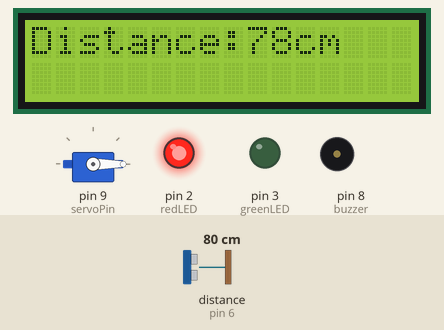
Bench run of a sketch on a simulated Arduino Uno, built with avr-gcc and run on an emulated ATmega328P. Parts: servo, 16×2 character LCD, output pins drawn as LEDs (lit = HIGH), buzzer (waves = sounding). Wiring (inferred from the names in the program): ultrasonic range finder: trigger pin 7; echo pin 6. Inputs (shaded band) come from the test bench; at power-on: distance to the obstacle (sensor on pin 6) 80 cm. The echo pulse lasts 58.3 µs per cm; pins used as bus, display or sensor lines are not drawn.

Above: at 3.2 s.
3.3 s: distance to the obstacle (sensor on pin 6) set to 40 cm
At 4.0 s:
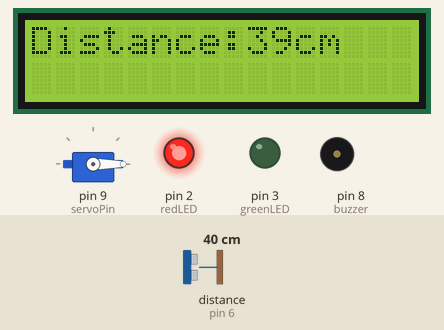
4.9 s: distance to the obstacle (sensor on pin 6) set to 33 cm
At 6.4 s:
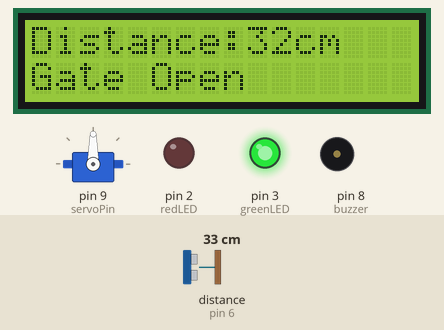
6.7 s: distance to the obstacle (sensor on pin 6) set to 47 cm
At 8.0 s:
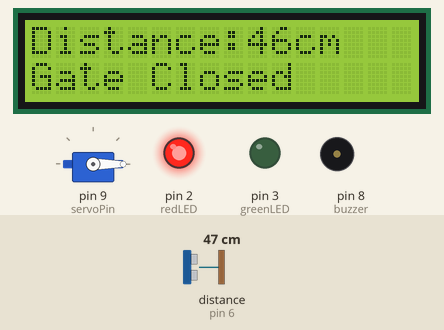
Timing chart, 0 to 9.7 s (numbered marks = the images above; inputs shaded):
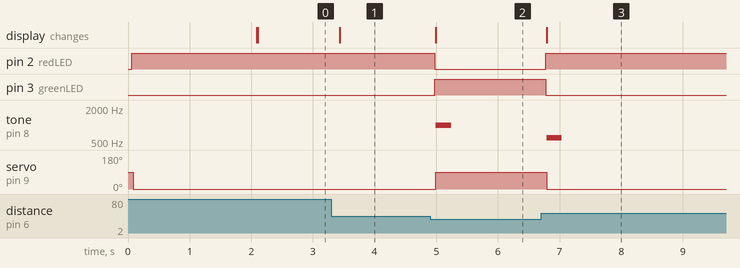

The sketch:

smart_parking_gate1.ino
```cpp
#include <Wire.h>
#include <LiquidCrystal_I2C.h>
#include <Servo.h>

LiquidCrystal_I2C lcd(0x27, 16, 2);
Servo gate;

// المنافذ
const int trigPin = 7;
const int echoPin = 6;

const int servoPin = 9;

const int redLED = 2;
const int greenLED = 3;

const int buzzer = 8;

// متغيرات
long duration;
int distance;

bool gateOpen = false;

void setup() {

  pinMode(trigPin, OUTPUT);
  pinMode(echoPin, INPUT);

  pinMode(redLED, OUTPUT);
  pinMode(greenLED, OUTPUT);

  pinMode(buzzer, OUTPUT);

  gate.attach(servoPin);

  lcd.init();
  lcd.backlight();

  gate.write(0);

  digitalWrite(redLED, HIGH);
  digitalWrite(greenLED, LOW);

  lcd.setCursor(0,0);
  lcd.print("Parking Gate");
  lcd.setCursor(0,1);
  lcd.print("System Ready");

  delay(2000);
  lcd.clear();
}

void loop() {

  distance = getDistance();

  lcd.setCursor(0,0);
  lcd.print("Distance:");
  lcd.print(distance);
  lcd.print("cm   ");

  // إذا اقتربت سيارة
  if(distance <= 35 && !gateOpen){

      gateOpen = true;

      gate.write(90);

      digitalWrite(redLED, LOW);
      digitalWrite(greenLED, HIGH);

      lcd.setCursor(0,1);
      lcd.print("Gate Open     ");

      tone(buzzer,1000);
      delay(250);
      noTone(buzzer);

  }

  // إذا ابتعدت السيارة
  if(distance > 40 && gateOpen){

      gateOpen = false;

      gate.write(0);

      digitalWrite(redLED, HIGH);
      digitalWrite(greenLED, LOW);

      lcd.setCursor(0,1);
      lcd.print("Gate Closed   ");

      tone(buzzer,600);
      delay(250);
      noTone(buzzer);

  }

  delay(100);

}

int getDistance(){

  digitalWrite(trigPin,LOW);
  delayMicroseconds(2);

  digitalWrite(trigPin,HIGH);
  delayMicroseconds(10);
  digitalWrite(trigPin,LOW);

  duration = pulseIn(echoPin,HIGH);

  distance = duration * 0.034 / 2;

  return distance;
}
```

Measured:
- the behaviour switches between 37 and 36 cm on distance to the obstacle (sensor on pin 6) (found by bisection; images 1 and 2)
- the behaviour switches between 41 and 42 cm on distance to the obstacle (sensor on pin 6) (found by bisection; images 2 and 3)
- after the input at 3.3 s, the display: changes after 0.14 s (image 1)
- after the input at 4.9 s, pin 2 (redLED): HIGH → LOW after 0.08 s; pin 3 (greenLED): LOW → HIGH after 0.08 s; tone on pin 8 (buzzer): silent → 1000 Hz after 0.09 s, → silent 0.25 s later; servo on pin 9 (servoPin): 0° → 90° after 0.09 s; the display: changes after 0.09 s (image 2)
- after the input at 6.7 s, pin 2 (redLED): LOW → HIGH after 0.08 s; pin 3 (greenLED): HIGH → LOW after 0.08 s; tone on pin 8 (buzzer): silent → 600 Hz after 0.09 s, → silent 0.25 s later; servo on pin 9 (servoPin): 90° → 0° after 0.09 s; the display: changes after 0.09 s (image 3)
